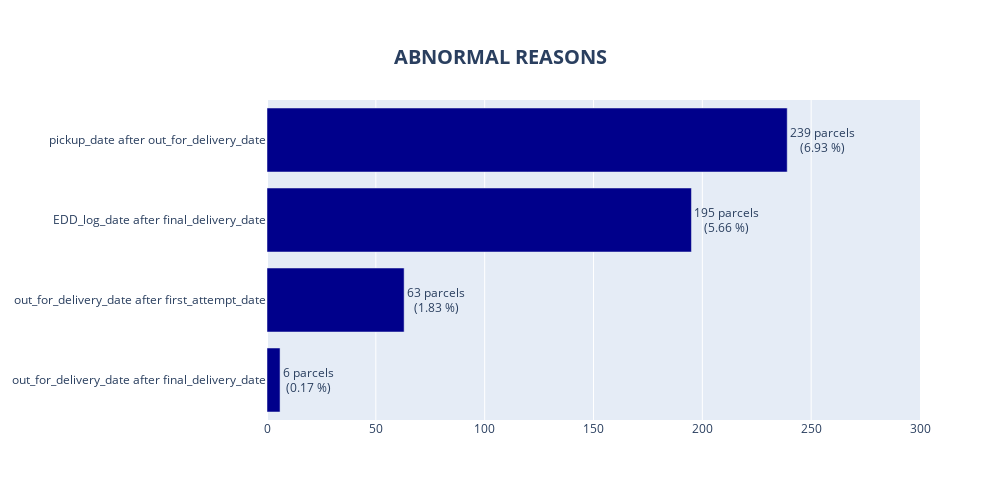

Notebook cell for this chart:
### Markdown cell above
##### 2.1 Reasons of abnormal EDDs plot

### Code cell
# MAPPING Y-AXIS LABEL
dict = {'1': 'pickup_date after out_for_delivery_date',
        '2': 'out_for_delivery_date after first_attempt_date',
        '3': 'out_for_delivery_date after final_delivery_date',
        '4': 'first_attempt_date after final_delivery_date',
        '5': 'EDD_log_date after final_delivery_date'
        }
plot_data = merge_tbl[merge_tbl['is_abnormal']==True].groupby('abnormal_reason')['parcel_id'].count().reset_index(name='abnormal_EDDs')\
            .sort_values('abnormal_EDDs', ascending=True)
plot_data['perc_parcels_%'] = plot_data['abnormal_EDDs'] / merge_tbl['parcel_id'].nunique() * 100
plot_data['abnormal_reason'] = plot_data['abnormal_reason'].map(dict)
# PLOT
# plt.figure(figsize=(10,5))
# ax = sns.countplot(data=plot_data, y='abnormal_reason', orient='h',
#               color='cornflowerblue'
#               )
# ax.bar_label(ax.containers[0], labels = [f'{w} ({(w/TOTAL_PARCELS)*100:0.2f}%)' if (w := v.get_width()) > 0 else '' for v in ax.containers[0]])

# ax.set_title("ABNORMAL REASONS", size=16)
# ax.set_xlabel("number of parcels")
# ax.set_ylabel("")
# plt.show()

fig=go.Figure()
fig.add_trace(go.Bar(
                    y=plot_data['abnormal_reason'], 
                    x=plot_data['abnormal_EDDs'], orientation='h',
                    name='abnormal_reason', marker_color='darkblue',
                    customdata=plot_data['perc_parcels_%'],
                    texttemplate = '%{x:,.0f} parcels<br>(%{customdata:.2f} %)',
                    textposition='outside'
                    ))
# fig.add_trace(go.Scatter(
#                     x=plot_data['carrier_name'], 
#                     y=plot_data['EDD_count'], name='EDDs count',
#                     mode='markers+lines+text',
#                     texttemplate = '%{y:,.0f}',
#                     textposition='top right', textfont_color='red'
# ))

fig.update_layout(
    width=1000,
    height=500,
    title='<b>ABNORMAL REASONS</b>', title_font={'size':20},
    title_x=.5, title_y=.9,
    xaxis={'range': [0,300]}, 
    # yaxis2={'range': [0,4500]}, 
)
fig.show()

### Figure 1 — Plotly figure (JSON) as saved in the notebook; plotly's stock layout.template omitted (floating-point values rounded to 4 significant figures)
{"data": [{"customdata": [0.174, 1.827, 5.655, 6.932], "marker": {"color": "darkblue"}, "name": "abnormal_reason", "orientation": "h", "textposition": "outside", "texttemplate": "%{x:,.0f} parcels<br>(%{customdata:.2f} %)", "type": "bar", "x": [6, 63, 195, 239], "y": ["out_for_delivery_date after final_delivery_date", "out_for_delivery_date after first_attempt_date", "EDD_log_date after final_delivery_date", "pickup_date after out_for_delivery_date"]}], "layout": {"height": 500, "title": {"font": {"size": 20}, "text": "<b>ABNORMAL REASONS</b>", "x": 0.5, "y": 0.9}, "width": 1000, "xaxis": {"range": [0, 300]}}}
